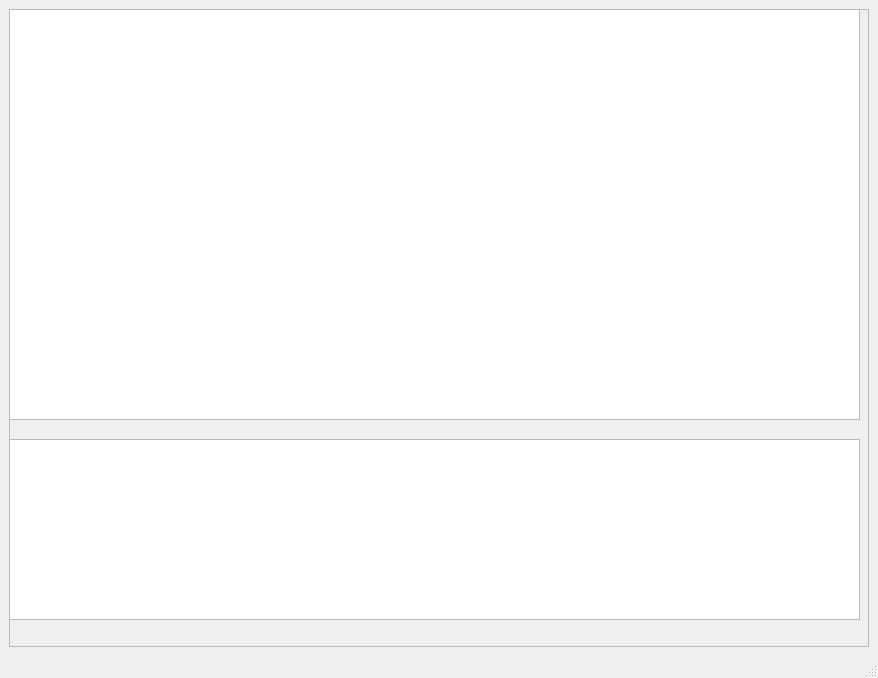
<?xml version="1.0" encoding="UTF-8"?>
<ui version="4.0">
 <class>MainWindow</class>
 <widget class="QMainWindow" name="MainWindow">
  <property name="geometry">
   <rect>
    <x>0</x>
    <y>0</y>
    <width>878</width>
    <height>678</height>
   </rect>
  </property>
  <property name="windowTitle">
   <string>MainWindow</string>
  </property>
  <widget class="QWidget" name="centralwidget">
   <layout class="QGridLayout" name="gridLayout">
    <item row="0" column="0">
     <widget class="QFrame" name="frame">
      <property name="frameShape">
       <enum>QFrame::StyledPanel</enum>
      </property>
      <property name="frameShadow">
       <enum>QFrame::Raised</enum>
      </property>
      <widget class="PlotWidget" name="allTimePlot">
       <property name="geometry">
        <rect>
         <x>0</x>
         <y>430</y>
         <width>851</width>
         <height>181</height>
        </rect>
       </property>
      </widget>
      <widget class="PlotWidget" name="zoomedPlot">
       <property name="geometry">
        <rect>
         <x>0</x>
         <y>0</y>
         <width>851</width>
         <height>411</height>
        </rect>
       </property>
      </widget>
     </widget>
    </item>
   </layout>
  </widget>
  <widget class="QMenuBar" name="menubar">
   <property name="geometry">
    <rect>
     <x>0</x>
     <y>0</y>
     <width>878</width>
     <height>22</height>
    </rect>
   </property>
  </widget>
  <widget class="QStatusBar" name="statusbar"/>
 </widget>
 <customwidgets>
  <customwidget>
   <class>PlotWidget</class>
   <extends>QGraphicsView</extends>
   <header location="global">pyqtgraph</header>
  </customwidget>
 </customwidgets>
 <resources/>
 <connections/>
</ui>
